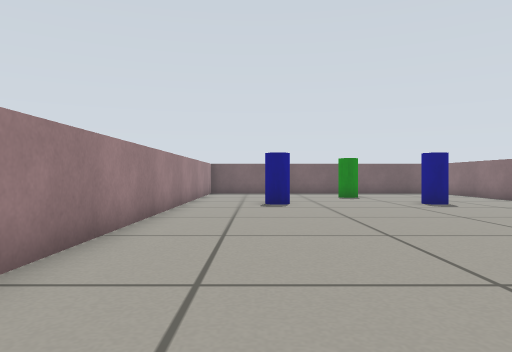
[1] (above)

12 first-person views from a walk through a world built for the Gazebo simulator. The camera is 0.09 m above the floor, looks level and sees 70° across. The floor is counted in squares, 0.1 m on a side. Each view is taken from the middle of a square. On the plan, view 1 faces up. The plan holds only what a view shows up to about 12 squares ahead; the rest is blank.

[2]
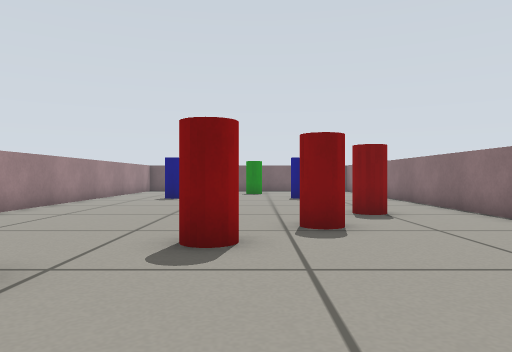

[3]
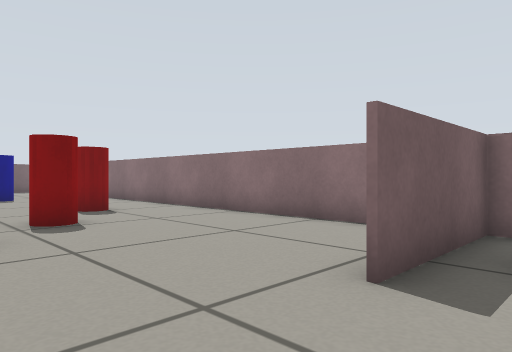

[4]
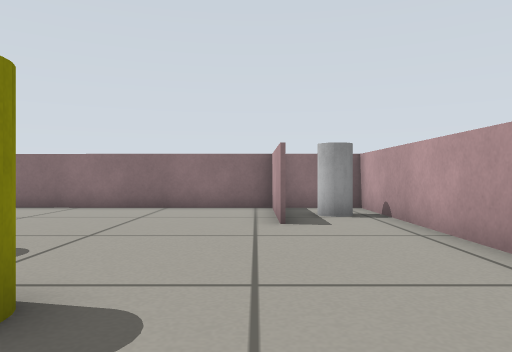

[5]
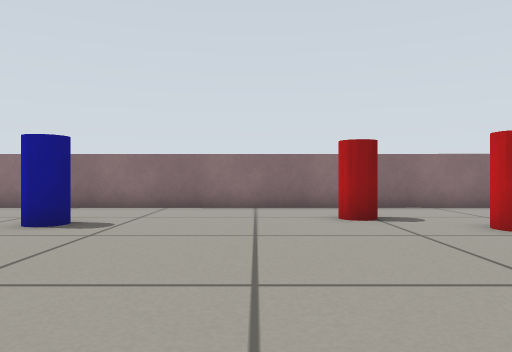

[6]
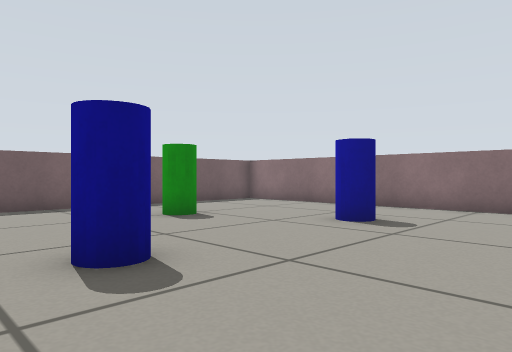

[7]
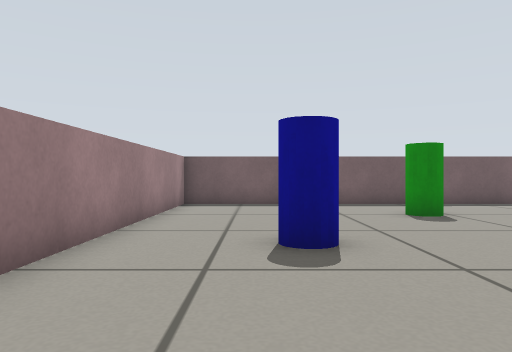

[8]
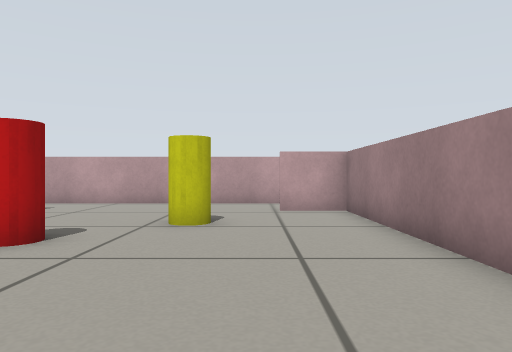

[9]
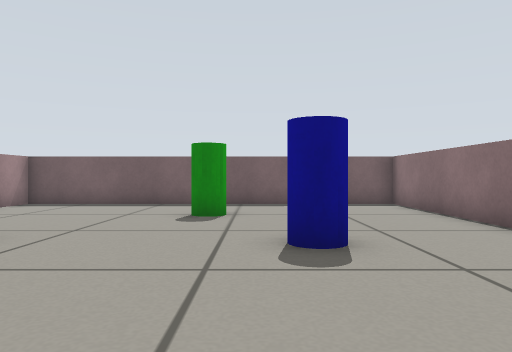

[10]
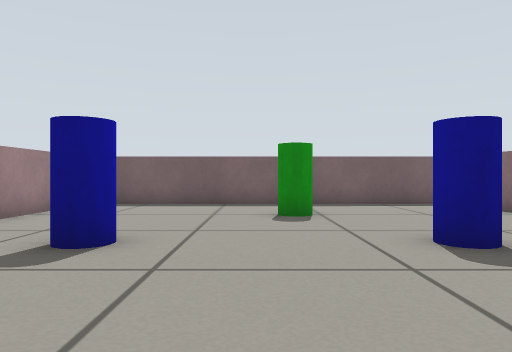

[11]
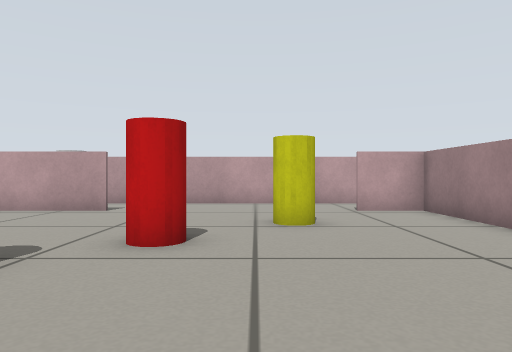

[12]
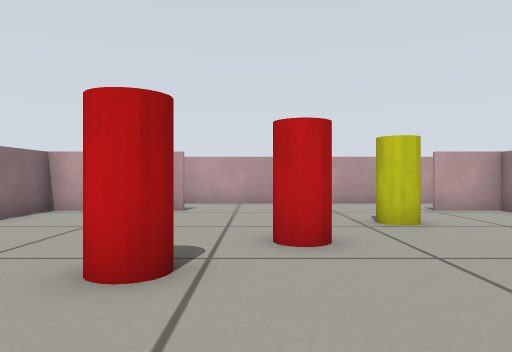

### Floor plan
Points are (right, up) in squares from view 1. A wall is a line through its corners. A room is listed if a view was taken in it or the views show most of it. See-through windows are left out.
Room 1 (views 1, 4, 5, 6, 7, 8, 9, 10, 11, 12)
walls: (5.9, -2.5) (9.4, -2.5); (9.4, -3) (9.4, 18.8) (-2.3, 18.7) (-2.3, -2.5) (-0.6, -2.5)
ways out: opening at (2.5, -3) to room 2
objects: yellow cylinder (1, 0); blue cylinder (1, 12); red cylinder (3, 2) to (4, 2); green cylinder (4, 15) to (4, 16); red cylinder (5, 3) to (5, 4); blue cylinder (6, 12); red cylinder (7, 6)
Room 2 (views 2, 3)
walls: (-1.9, -5) (9.4, -5) (9.4, -3); (9.4, -2.6) (5.9, -2.6)
ways out: opening at (2.5, -3) to room 1
objects: white cylinder (7, -4) to (8, -4)

Positions as (right, up) in squares from view 1, and headings:
1: (0, 0), facing up
2: (4, -3), facing up
3: (3, -4), facing up-right
4: (-1, -2), facing right
5: (-1, 8), facing right
6: (-1, 8), facing up-right
7: (0, 7), facing up
8: (0, 7), facing down
9: (5, 7), facing up
10: (3, 7), facing up
11: (2, 7), facing down
12: (4, 7), facing down
